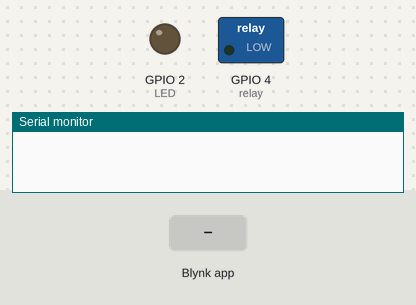
Simulated run of this sketch. Board: ESP8266 (NodeMCU). On the bench: switched loads named in the sketch (green lamp = pin HIGH), output pins drawn as LEDs (lit = HIGH), the last lines printed to the serial monitor. The inputs (shaded band) are chosen by the test bench. WiFi joins after 1.5 s; servers stay silent unless stated.

Above: at 3.3 s.
3.4 s: Blynk app writes 1 to V3
At 4.4 s:
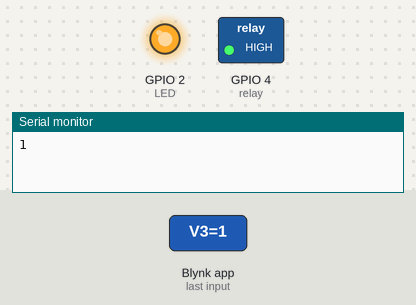
4.9 s: Blynk app writes 0 to V3
At 5.6 s:
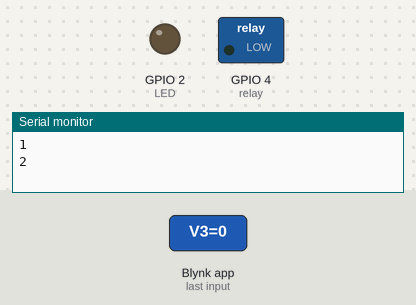
Timing chart, 0 to 7.9 s (numbered marks = the images above; inputs shaded):
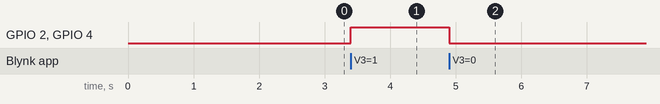

The sketch:

smartLamp.ino
```cpp
#include <ESP8266WiFi.h>                                /* Enable the use of wifi module. Make sure you downloaded and installed the ESP8266 library*/
#include <BlynkSimpleEsp8266.h>                         /* Code for talking with Blynk*/
char auth[] = "387u6fCtFAU_86cNMQPXmApsj7Z1NeBm";       // Put in the Auth Token for the project from Blynk. You should receive it in your email.
char ssid[] = "IBRAHIM";                    // Key in your wifi name. You can check with your smart phone for your wifi name
char pass[] = "manggarai";                               // Key in your wifi password.
int LED = 2, relay = 4;

WidgetLED led1(V1);

BLYNK_WRITE(V3) {
  int pinValue = param.asInt(); // Assigning incoming value from pin V3 to a variable
  if (pinValue == 1) {
    Serial.println("1");
    led1.off();
    digitalWrite(LED, HIGH); // Turn LED on.
    digitalWrite(relay, HIGH); // Turn LED on.
  }
  else {
    Serial.println("2");
    led1.on();
    digitalWrite(LED, LOW); // Turn LED off.
    digitalWrite(relay, LOW); // Turn LED off.
  }
}

void setup()
{

  /* 0 - General */

  Serial.begin(115200);                                           /* Initiate the Serial Monitor function */
  pinMode(LED,OUTPUT);                                            /* Declare the Output Pin D4 (GPIO 2) as an output pin for LED Light*/
  pinMode(relay,OUTPUT);

  /* 1- Blynk Server and Wifi Connection */

  Blynk.begin(auth,ssid,pass, "blynk-cloud.com", 8080);                                  /* Initiate the Blynk server login for the specific project*/
  while (Blynk.connect() == false ) {}                          /* If the Blynk Server not yet connected to nodeMCU, keep waiting here */

}


void loop()
{

  /* 1- Blynk Server and Wifi Connection */

  Blynk.run();                                                                    /* allow the communication between Blynk server and Node MCU*/


}
```

Measured:
- after the input at 3.4 s, GPIO 2 (LED), GPIO 4 (relay): LOW → HIGH at once
- after the input at 4.9 s, GPIO 2 (LED), GPIO 4 (relay): HIGH → LOW at once
